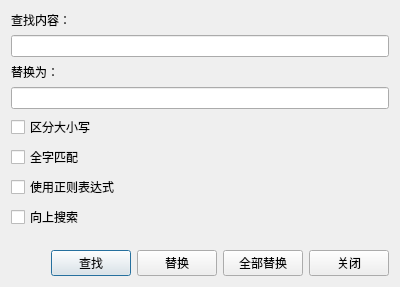
<?xml version="1.0" encoding="UTF-8"?>
<ui version="4.0">
 <class>FindDialog</class>
 <widget class="QDialog" name="FindDialog">
  <property name="geometry">
   <rect>
    <x>0</x>
    <y>0</y>
    <width>400</width>
    <height>287</height>
   </rect>
  </property>
  <property name="sizePolicy">
   <sizepolicy hsizetype="Fixed" vsizetype="Fixed">
    <horstretch>0</horstretch>
    <verstretch>0</verstretch>
   </sizepolicy>
  </property>
  <property name="windowTitle">
   <string>查找</string>
  </property>
  <layout class="QVBoxLayout" name="verticalLayout">
   <item>
    <widget class="QLabel" name="findWhatLabel">
     <property name="text">
      <string>查找内容：</string>
     </property>
    </widget>
   </item>
   <item>
    <widget class="QLineEdit" name="findWhatEdit"/>
   </item>
   <item>
    <widget class="QLabel" name="replaceLabel">
     <property name="text">
      <string>替换为：</string>
     </property>
    </widget>
   </item>
   <item>
    <widget class="QLineEdit" name="replaceEdit"/>
   </item>
   <item>
    <spacer name="verticalSpacer_2">
     <property name="orientation">
      <enum>Qt::Vertical</enum>
     </property>
     <property name="sizeHint" stdset="0">
      <size>
       <width>20</width>
       <height>10</height>
      </size>
     </property>
    </spacer>
   </item>
   <item>
    <widget class="QCheckBox" name="matchCase">
     <property name="text">
      <string>区分大小写</string>
     </property>
    </widget>
   </item>
   <item>
    <widget class="QCheckBox" name="matchWholeWords">
     <property name="text">
      <string>全字匹配</string>
     </property>
    </widget>
   </item>
   <item>
    <widget class="QCheckBox" name="useRegExp">
     <property name="text">
      <string>使用正则表达式</string>
     </property>
    </widget>
   </item>
   <item>
    <widget class="QCheckBox" name="searchBackwards">
     <property name="text">
      <string>向上搜索</string>
     </property>
    </widget>
   </item>
   <item>
    <spacer name="verticalSpacer">
     <property name="orientation">
      <enum>Qt::Vertical</enum>
     </property>
     <property name="sizeHint" stdset="0">
      <size>
       <width>20</width>
       <height>40</height>
      </size>
     </property>
    </spacer>
   </item>
   <item>
    <layout class="QHBoxLayout" name="horizontalLayout">
     <item>
      <spacer name="horizontalSpacer">
       <property name="orientation">
        <enum>Qt::Horizontal</enum>
       </property>
       <property name="sizeHint" stdset="0">
        <size>
         <width>40</width>
         <height>20</height>
        </size>
       </property>
      </spacer>
     </item>
     <item>
      <widget class="QPushButton" name="findButton">
       <property name="text">
        <string>查找</string>
       </property>
      </widget>
     </item>
     <item>
      <widget class="QPushButton" name="replaceButton">
       <property name="text">
        <string>替换</string>
       </property>
      </widget>
     </item>
     <item>
      <widget class="QPushButton" name="allButton">
       <property name="text">
        <string>全部替换</string>
       </property>
      </widget>
     </item>
     <item>
      <widget class="QPushButton" name="closeButton">
       <property name="text">
        <string>关闭</string>
       </property>
      </widget>
     </item>
    </layout>
   </item>
  </layout>
 </widget>
 <resources/>
 <connections>
  <connection>
   <sender>findButton</sender>
   <signal>clicked()</signal>
   <receiver>FindDialog</receiver>
   <slot>accept()</slot>
   <hints>
    <hint type="sourcelabel">
     <x>146</x>
     <y>276</y>
    </hint>
    <hint type="destinationlabel">
     <x>193</x>
     <y>112</y>
    </hint>
   </hints>
  </connection>
  <connection>
   <sender>closeButton</sender>
   <signal>clicked()</signal>
   <receiver>FindDialog</receiver>
   <slot>reject()</slot>
   <hints>
    <hint type="sourcelabel">
     <x>389</x>
     <y>276</y>
    </hint>
    <hint type="destinationlabel">
     <x>193</x>
     <y>112</y>
    </hint>
   </hints>
  </connection>
  <connection>
   <sender>allButton</sender>
   <signal>clicked()</signal>
   <receiver>FindDialog</receiver>
   <slot>all()</slot>
   <hints>
    <hint type="sourcelabel">
     <x>272</x>
     <y>264</y>
    </hint>
    <hint type="destinationlabel">
     <x>275</x>
     <y>203</y>
    </hint>
   </hints>
  </connection>
  <connection>
   <sender>replaceButton</sender>
   <signal>clicked()</signal>
   <receiver>FindDialog</receiver>
   <slot>replace()</slot>
   <hints>
    <hint type="sourcelabel">
     <x>193</x>
     <y>258</y>
    </hint>
    <hint type="destinationlabel">
     <x>195</x>
     <y>209</y>
    </hint>
   </hints>
  </connection>
 </connections>
 <slots>
  <slot>replace()</slot>
  <slot>all()</slot>
 </slots>
</ui>
